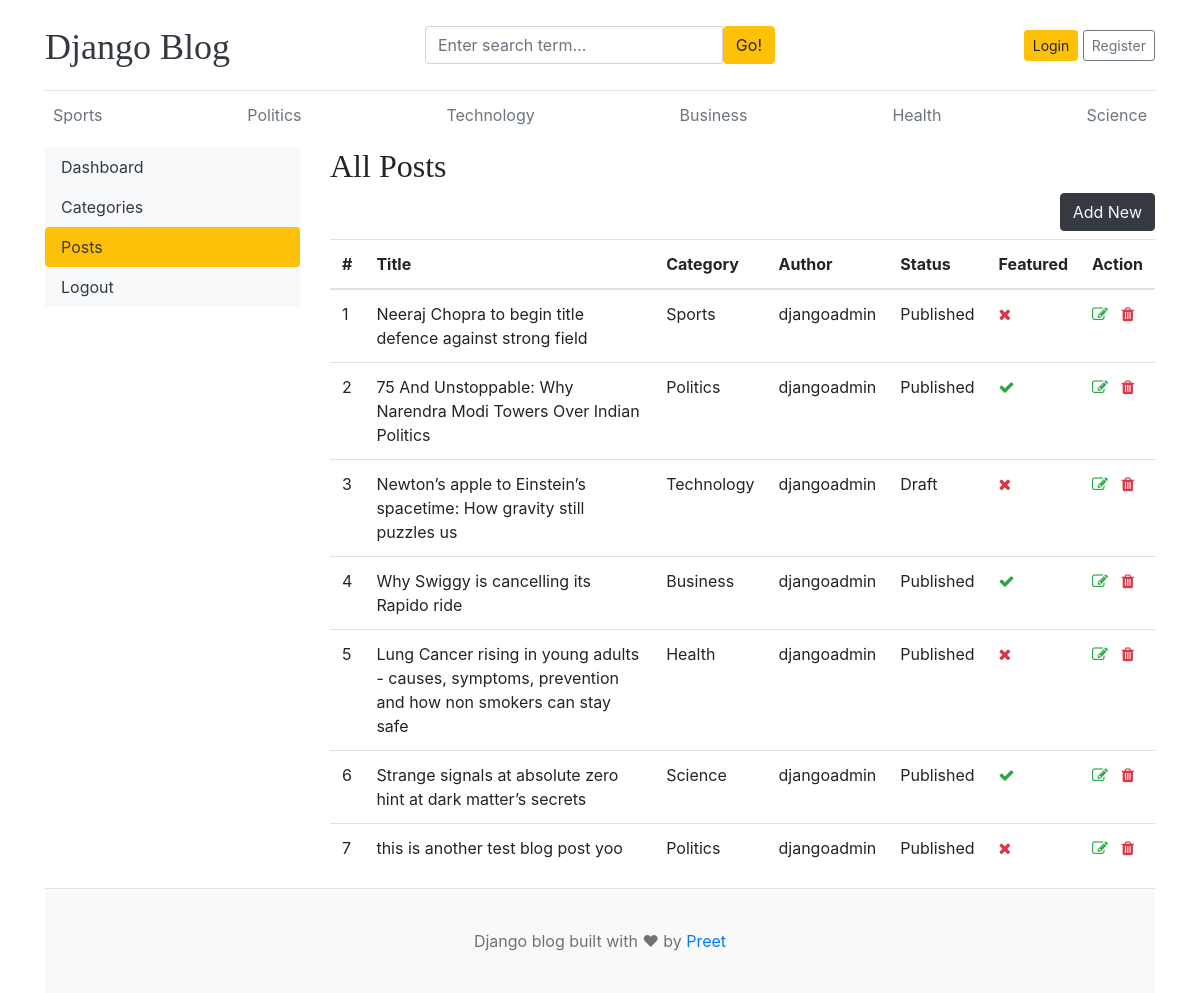
The app's page /dashboard/posts/ with its own data.
### blogs/models.py (models this page shows, shortened)
class Category(models.Model):
  category_name = models.CharField(max_length=50 , unique=True)
  created_at = models.DateTimeField(auto_now_add=True)
  updated_at = models.DateTimeField(auto_now = True)
  class Meta:
    verbose_name_plural = 'categories'
  def __str__(self):
    return self.category_name

class Blog(models.Model):
  title = models.CharField(max_length=100)
  slug = models.SlugField(max_length =150 , unique=True , blank=True)
  category = models.ForeignKey(Category , on_delete=models.CASCADE)
  author = models.ForeignKey(User , on_delete=models.CASCADE)
  featured_image = models.ImageField(upload_to='uploads/%y/%m/%d')
  short_description = models.TextField(max_length=500)
  blog_body = models.TextField(max_length=2000)
  status = models.CharField(max_length=20 , choices=STATUS_CHOICES , default="Draft")
  is_featured = models.BooleanField(default=False)
  created_at = models.DateTimeField(auto_now_add=True)
  updated_at = models.DateTimeField(auto_now = True)

### dashboards/views.py (the view)
# urls.py: path('posts/' , views.posts , name='posts'),
def posts(request):
  posts = Blog.objects.all()
  context = {
    'posts': posts,
  }
  return render(request, 'dashboard/posts.html' , context)

### blogs/context_processors.py (called while the page is built)
def get_categories(request):
  categories = Category.objects.all()
  return dict( categories=categories)

def get_social_links(request):
  social_links = Links.objects.all()
  return dict(social_links=social_links)

### templates/dashboard/posts.html (shortened to what this page needs)
{% extends 'base.html' %}
{% block content %}
<div class="row">
   {% include 'dashboard/sidebar.html' %}
   <div class="col-md-9">
    <h2> All Posts </h2>
    <a href="{% url 'add_post' %}" class="btn btn-dark text-light float-right mb-2"> Add New </a>
    <table class="table table-hover">
  <thead>
    <tr>
      <th>#</th>
      <th> Title </th>
      <th>Category</th>
      <th> Author</th>
      <th> Status </th>
      <th> Featured </th>
      <th> Action </th>
    </tr>
  </thead>
  <tbody>
    {% for post in posts %}
    <tr>
      <td> {{ forloop.counter }} </td>
      <td> {{ post.title }} </td>
      <td> {{ post.category }} </td>
      <td> {{ post.author }} </td>
      <td> {{ post.status }} </td>
      <td> {% if post.is_featured %} <i class="fa fa-check text-success"></i> {% else %} <i class="fa fa-times text-danger"></i> {% endif %} </td>
      <td>
        <a href="{% url 'edit_post' post.id %}"><i class="fa fa-edit text-success"></i></a>
        <a href="{% url 'delete_post' post.id %}"><i class="fa fa-trash text-danger"></i></a>
      </td>
    </tr>
    {% endfor %}
  </tbody>
</table>
   </div>
</div>
{% endblock %}

### templates/base.html (shortened to what this page needs)
{% load static %}
<!DOCTYPE html>
<html lang="en">
<head>
    <link href="https://maxcdn.bootstrapcdn.com/bootstrap/4.0.0/css/bootstrap.min.css" rel="stylesheet">
    <link href="{% static 'css/blog.css' %}" rel="stylesheet">
    <link rel="stylesheet" href="https://cdnjs.cloudflare.com/ajax/libs/font-awesome/4.7.0/css/font-awesome.min.css">
  </head>
<body>
    <div class="container">
      <header class="blog-header py-3">
        <div class="row flex-nowrap justify-content-between align-items-center">
          <div class="col-4 pt-1">
            <a class="blog-header-logo text-dark" href="/">Django Blog</a>
          </div>
          <div class="col-4">
             <form action="{% url 'search' %}" method="GET">
              <div class="input-group">
                <input class="form-control" type="text" name="keyword" value="{{ keyword }}" placeholder="Enter search term..." aria-label="Enter search term..." aria-describedby="button-search" />
                <button  type="submit" class="btn btn-warning" id="button-search" type="button">Go!</button>
             </div>
             </form>
          </div>
          <div class="col-4 d-flex justify-content-end align-items-center">
            {% if not user.is_authenticated %}
            <a class="btn btn-sm btn-warning" href="{% url 'login' %}"> Login </a> &nbsp;
            <a class="btn btn-sm btn-outline-secondary" href="{% url 'register' %}">Register</a>
            {% else %}
            <span> <a href="{% url 'dashboard' %}"> Dashboard </a> </span>
            &emsp;
            <span> <a href="{% url 'logout' %}"> Logout </a></span>
            {% endif %}
          </div>
        </div>
      </header>
      <div class="nav-scroller py-1 mb-2">
        <nav class="nav d-flex justify-content-between">
        {% for cat in categories %}
          <a class="p-2 text-muted" href="{% url 'posts_by_category' cat.id %}">{{ cat }}</a>
        {% endfor %}
        </nav>
      </div>
{% block content %}
{% endblock %}
<footer class="blog-footer">
  <p>Django blog built with &hearts; by <a href="#"> Preet </a></p>
</footer>
</body>
</html>

### static/css/blog.css (style rules this page uses)
.blog-header { border-bottom: 1px solid #e5e5e5; }
.blog-header-logo { font-family: "Playfair Display", Georgia, "Times New Roman", serif; font-size: 2.25rem; }
h1, h2, h3, h4, h5, h6 { font-family: "Playfair Display", Georgia, "Times New Roman", serif; }
.blog-footer { padding: 2.5rem 0; color: #727272; text-align: center; background-color: #f9f9f9; border-top: .05rem solid #e5e5e5; }
.blog-footer p:last-child { margin-bottom: 0; }

### records on screen
Category: category_name "Sports"
Category: category_name "Politics"
Category: category_name "Technology"
Category: category_name "Business"
Category: category_name "Health"
Category: category_name "Science"
Blog: title "Neeraj Chopra to begin title defence against strong field", category "Sports", author "djangoadmin", status "Published", is_featured False (drawn)
Blog: title "75 And Unstoppable: Why Narendra Modi Towers Over Indian Politics", category "Politics", author "djangoadmin", status "Published", is_featured True (drawn)
Blog: title "Newton’s apple to Einstein’s spacetime: How gravity still puzzles us", category "Technology", author "djangoadmin", status "Draft", is_featured False (drawn)
Blog: title "Why Swiggy is cancelling its Rapido ride", category "Business", author "djangoadmin", status "Published", is_featured True (drawn)
Blog: title "Lung Cancer rising in young adults - causes, symptoms, prevention and how non smokers can stay safe", category "Health", author "djangoadmin", status "Published", is_featured False (drawn)
Blog: title "Strange signals at absolute zero hint at dark matter’s secrets", category "Science", author "djangoadmin", status "Published", is_featured True (drawn)
Blog: title "this is another test blog post yoo", category "Politics", author "djangoadmin", status "Published", is_featured False (drawn)
